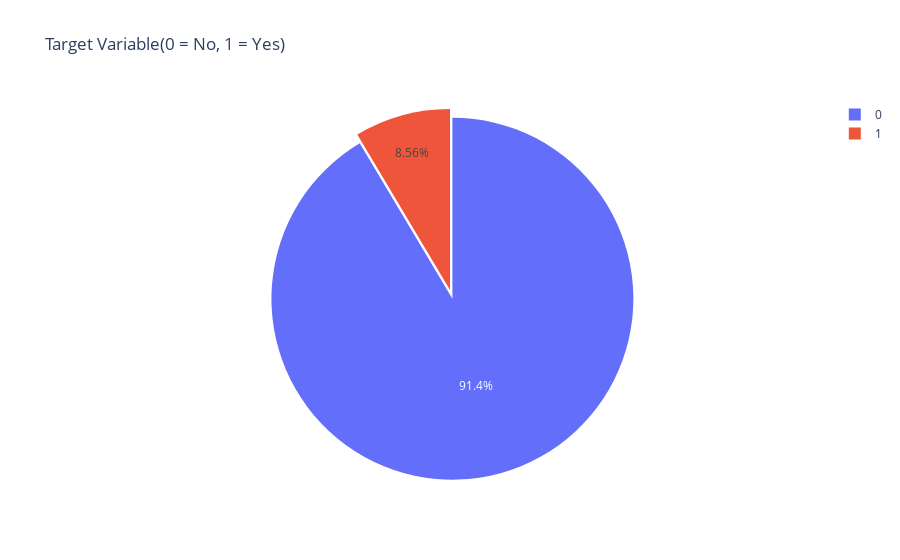

Write notebook code for a chart like this one.
### Code cell
#Visualization of Target Variable
#https://www.kaggle.com/code/rajeshjnv/heart-disease-exploration-ml-prediction
import plotly
import plotly.graph_objs as go
from plotly.offline import init_notebook_mode, iplot
init_notebook_mode(connected=True)
col = "HeartDisease"
grouped = heart_transformed[col].value_counts().reset_index()
grouped = grouped.rename(columns = {col : "count", "index" : col})

## plot
trace = go.Pie(labels=grouped[col], values=grouped['count'], pull=[0.05, 0])
layout = {'title': 'Target Variable(0 = No, 1 = Yes)'}
fig = go.Figure(data = [trace], layout = layout)
iplot(fig)

### Figure 1 — Plotly figure (JSON) as saved in the notebook; plotly's stock layout.template omitted (floating-point values rounded to 4 significant figures)
{"data": [{"labels": [0, 1], "pull": [0.05, 0], "type": "pie", "values": [292422, 27373]}], "layout": {"title": {"text": "Target Variable(0 = No, 1 = Yes)"}}}
